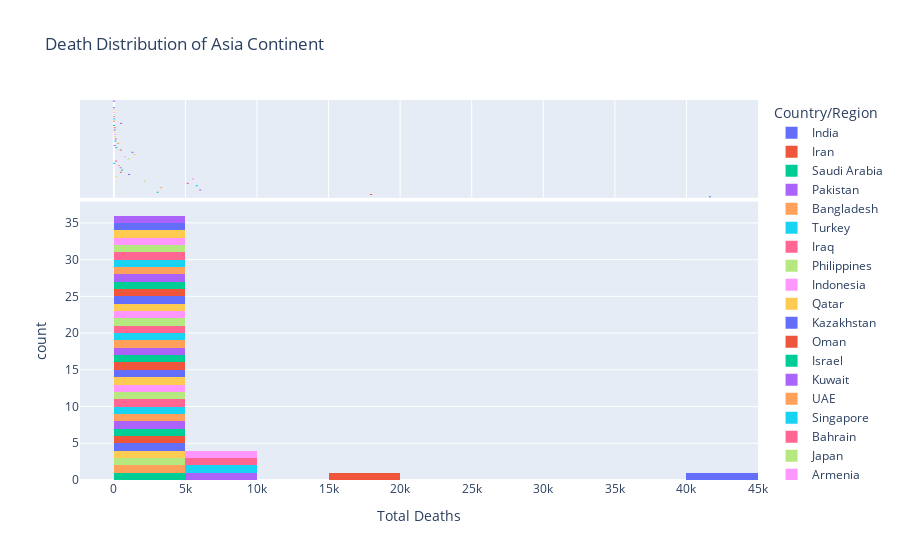

The notebook cell saved with this chart:
### Markdown cell above
### Below you can see we have plotted a hist plot of death across countries of Asian continent.

#### We can infer that the maximum death is around 40k-45k with count as 1 and of India, you can hover to see of other countries

### Code cell
# bins represent the number of bars to make
# Can define x label, color, title
# marginal creates another plot (violin, box, rug)

fig = px.histogram(worldometer_asia,x = 'TotalDeaths', nbins=20, 
                   labels={'value':'Total Deaths'},title='Death Distribution of Asia Continent', 
                   marginal='violin',
                   color='Country/Region')

fig.update_layout(
    xaxis_title_text='Total Deaths', showlegend=True
)

### Figure 1 — Plotly figure (JSON) as saved in the notebook; plotly's stock layout.template omitted (floating-point values rounded to 4 significant figures)
{"data": [{"alignmentgroup": "True", "bingroup": "x", "hovertemplate": "Country/Region=India<br>TotalDeaths=%{x}<br>count=%{y}<extra></extra>", "legendgroup": "India", "marker": {"color": "#636efa"}, "name": "India", "nbinsx": 20, "offsetgroup": "India", "orientation": "v", "showlegend": true, "type": "histogram", "x": [41640.0], "xaxis": "x", "yaxis": "y"}, {"alignmentgroup": "True", "hovertemplate": "Country/Region=India<br>TotalDeaths=%{x}<extra></extra>", "legendgroup": "India", "marker": {"color": "#636efa"}, "name": "India", "offsetgroup": "India", "scalegroup": "x", "showlegend": false, "type": "violin", "x": [41640.0], "xaxis": "x2", "yaxis": "y2"}, {"alignmentgroup": "True", "bingroup": "x", "hovertemplate": "Country/Region=Iran<br>TotalDeaths=%{x}<br>count=%{y}<extra></extra>", "legendgroup": "Iran", "marker": {"color": "#EF553B"}, "name": "Iran", "nbinsx": 20, "offsetgroup": "Iran", "orientation": "v", "showlegend": true, "type": "histogram", "x": [17980.0], "xaxis": "x", "yaxis": "y"}, {"alignmentgroup": "True", "hovertemplate": "Country/Region=Iran<br>TotalDeaths=%{x}<extra></extra>", "legendgroup": "Iran", "marker": {"color": "#EF553B"}, "name": "Iran", "offsetgroup": "Iran", "scalegroup": "x", "showlegend": false, "type": "violin", "x": [17980.0], "xaxis": "x2", "yaxis": "y2"}, {"alignmentgroup": "True", "bingroup": "x", "hovertemplate": "Country/Region=Saudi Arabia<br>TotalDeaths=%{x}<br>count=%{y}<extra></extra>", "legendgroup": "Saudi Arabia", "marker": {"color": "#00cc96"}, "name": "Saudi Arabia", "nbinsx": 20, "offsetgroup": "Saudi Arabia", "orientation": "v", "showlegend": true, "type": "histogram", "x": [3055.0], "xaxis": "x", "yaxis": "y"}, {"alignmentgroup": "True", "hovertemplate": "Country/Region=Saudi Arabia<br>TotalDeaths=%{x}<extra></extra>", "legendgroup": "Saudi Arabia", "marker": {"color": "#00cc96"}, "name": "Saudi Arabia", "offsetgroup": "Saudi Arabia", "scalegroup": "x", "showlegend": false, "type": "violin", "x": [3055.0], "xaxis": "x2", "yaxis": "y2"}, {"alignmentgroup": "True", "bingroup": "x", "hovertemplate": "Country/Region=Pakistan<br>TotalDeaths=%{x}<br>count=%{y}<extra></extra>", "legendgroup": "Pakistan", "marker": {"color": "#ab63fa"}, "name": "Pakistan", "nbinsx": 20, "offsetgroup": "Pakistan", "orientation": "v", "showlegend": true, "type": "histogram", "x": [6035.0], "xaxis": "x", "yaxis": "y"}, {"alignmentgroup": "True", "hovertemplate": "Country/Region=Pakistan<br>TotalDeaths=%{x}<extra></extra>", "legendgroup": "Pakistan", "marker": {"color": "#ab63fa"}, "name": "Pakistan", "offsetgroup": "Pakistan", "scalegroup": "x", "showlegend": false, "type": "violin", "x": [6035.0], "xaxis": "x2", "yaxis": "y2"}, {"alignmentgroup": "True", "bingroup": "x", "hovertemplate": "Country/Region=Bangladesh<br>TotalDeaths=%{x}<br>count=%{y}<extra></extra>", "legendgroup": "Bangladesh", "marker": {"color": "#FFA15A"}, "name": "Bangladesh", "nbinsx": 20, "offsetgroup": "Bangladesh", "orientation": "v", "showlegend": true, "type": "histogram", "x": [3306.0], "xaxis": "x", "yaxis": "y"}, {"alignmentgroup": "True", "hovertemplate": "Country/Region=Bangladesh<br>TotalDeaths=%{x}<extra></extra>", "legendgroup": "Bangladesh", "marker": {"color": "#FFA15A"}, "name": "Bangladesh", "offsetgroup": "Bangladesh", "scalegroup": "x", "showlegend": false, "type": "violin", "x": [3306.0], "xaxis": "x2", "yaxis": "y2"}, {"alignmentgroup": "True", "bingroup": "x", "hovertemplate": "Country/Region=Turkey<br>TotalDeaths=%{x}<br>count=%{y}<extra></extra>", "legendgroup": "Turkey", "marker": {"color": "#19d3f3"}, "name": "Turkey", "nbinsx": 20, "offsetgroup": "Turkey", "orientation": "v", "showlegend": true, "type": "histogram", "x": [5798.0], "xaxis": "x", "yaxis": "y"}, {"alignmentgroup": "True", "hovertemplate": "Country/Region=Turkey<br>TotalDeaths=%{x}<extra></extra>", "legendgroup": "Turkey", "marker": {"color": "#19d3f3"}, "name": "Turkey", "offsetgroup": "Turkey", "scalegroup": "x", "showlegend": false, "type": "violin", "x": [5798.0], "xaxis": "x2", "yaxis": "y2"}, {"alignmentgroup": "True", "bingroup": "x", "hovertemplate": "Country/Region=Iraq<br>TotalDeaths=%{x}<br>count=%{y}<extra></extra>", "legendgroup": "Iraq", "marker": {"color": "#FF6692"}, "name": "Iraq", "nbinsx": 20, "offsetgroup": "Iraq", "orientation": "v", "showlegend": true, "type": "histogram", "x": [5161.0], "xaxis": "x", "yaxis": "y"}, {"alignmentgroup": "True", "hovertemplate": "Country/Region=Iraq<br>TotalDeaths=%{x}<extra></extra>", "legendgroup": "Iraq", "marker": {"color": "#FF6692"}, "name": "Iraq", "offsetgroup": "Iraq", "scalegroup": "x", "showlegend": false, "type": "violin", "x": [5161.0], "xaxis": "x2", "yaxis": "y2"}, {"alignmentgroup": "True", "bingroup": "x", "hovertemplate": "Country/Region=Philippines<br>TotalDeaths=%{x}<br>count=%{y}<extra></extra>", "legendgroup": "Philippines", "marker": {"color": "#B6E880"}, "name": "Philippines", "nbinsx": 20, "offsetgroup": "Philippines", "orientation": "v", "showlegend": true, "type": "histogram", "x": [2150.0], "xaxis": "x", "yaxis": "y"}, {"alignmentgroup": "True", "hovertemplate": "Country/Region=Philippines<br>TotalDeaths=%{x}<extra></extra>", "legendgroup": "Philippines", "marker": {"color": "#B6E880"}, "name": "Philippines", "offsetgroup": "Philippines", "scalegroup": "x", "showlegend": false, "type": "violin", "x": [2150.0], "xaxis": "x2", "yaxis": "y2"}, {"alignmentgroup": "True", "bingroup": "x", "hovertemplate": "Country/Region=Indonesia<br>TotalDeaths=%{x}<br>count=%{y}<extra></extra>", "legendgroup": "Indonesia", "marker": {"color": "#FF97FF"}, "name": "Indonesia", "nbinsx": 20, "offsetgroup": "Indonesia", "orientation": "v", "showlegend": true, "type": "histogram", "x": [5521.0], "xaxis": "x", "yaxis": "y"}, {"alignmentgroup": "True", "hovertemplate": "Country/Region=Indonesia<br>TotalDeaths=%{x}<extra></extra>", "legendgroup": "Indonesia", "marker": {"color": "#FF97FF"}, "name": "Indonesia", "offsetgroup": "Indonesia", "scalegroup": "x", "showlegend": false, "type": "violin", "x": [5521.0], "xaxis": "x2", "yaxis": "y2"}, {"alignmentgroup": "True", "bingroup": "x", "hovertemplate": "Country/Region=Qatar<br>TotalDeaths=%{x}<br>count=%{y}<extra></extra>", "legendgroup": "Qatar", "marker": {"color": "#FECB52"}, "name": "Qatar", "nbinsx": 20, "offsetgroup": "Qatar", "orientation": "v", "showlegend": true, "type": "histogram", "x": [178.0], "xaxis": "x", "yaxis": "y"}, {"alignmentgroup": "True", "hovertemplate": "Country/Region=Qatar<br>TotalDeaths=%{x}<extra></extra>", "legendgroup": "Qatar", "marker": {"color": "#FECB52"}, "name": "Qatar", "offsetgroup": "Qatar", "scalegroup": "x", "showlegend": false, "type": "violin", "x": [178.0], "xaxis": "x2", "yaxis": "y2"}, {"alignmentgroup": "True", "bingroup": "x", "hovertemplate": "Country/Region=Kazakhstan<br>TotalDeaths=%{x}<br>count=%{y}<extra></extra>", "legendgroup": "Kazakhstan", "marker": {"color": "#636efa"}, "name": "Kazakhstan", "nbinsx": 20, "offsetgroup": "Kazakhstan", "orientation": "v", "showlegend": true, "type": "histogram", "x": [1058.0], "xaxis": "x", "yaxis": "y"}, {"alignmentgroup": "True", "hovertemplate": "Country/Region=Kazakhstan<br>TotalDeaths=%{x}<extra></extra>", "legendgroup": "Kazakhstan", "marker": {"color": "#636efa"}, "name": "Kazakhstan", "offsetgroup": "Kazakhstan", "scalegroup": "x", "showlegend": false, "type": "violin", "x": [1058.0], "xaxis": "x2", "yaxis": "y2"}, {"alignmentgroup": "True", "bingroup": "x", "hovertemplate": "Country/Region=Oman<br>TotalDeaths=%{x}<br>count=%{y}<extra></extra>", "legendgroup": "Oman", "marker": {"color": "#EF553B"}, "name": "Oman", "nbinsx": 20, "offsetgroup": "Oman", "orientation": "v", "showlegend": true, "type": "histogram", "x": [492.0], "xaxis": "x", "yaxis": "y"}, {"alignmentgroup": "True", "hovertemplate": "Country/Region=Oman<br>TotalDeaths=%{x}<extra></extra>", "legendgroup": "Oman", "marker": {"color": "#EF553B"}, "name": "Oman", "offsetgroup": "Oman", "scalegroup": "x", "showlegend": false, "type": "violin", "x": [492.0], "xaxis": "x2", "yaxis": "y2"}, {"alignmentgroup": "True", "bingroup": "x", "hovertemplate": "Country/Region=Israel<br>TotalDeaths=%{x}<br>count=%{y}<extra></extra>", "legendgroup": "Israel", "marker": {"color": "#00cc96"}, "name": "Israel", "nbinsx": 20, "offsetgroup": "Israel", "orientation": "v", "showlegend": true, "type": "histogram", "x": [576.0], "xaxis": "x", "yaxis": "y"}, {"alignmentgroup": "True", "hovertemplate": "Country/Region=Israel<br>TotalDeaths=%{x}<extra></extra>", "legendgroup": "Israel", "marker": {"color": "#00cc96"}, "name": "Israel", "offsetgroup": "Israel", "scalegroup": "x", "showlegend": false, "type": "violin", "x": [576.0], "xaxis": "x2", "yaxis": "y2"}, {"alignmentgroup": "True", "bingroup": "x", "hovertemplate": "Country/Region=Kuwait<br>TotalDeaths=%{x}<br>count=%{y}<extra></extra>", "legendgroup": "Kuwait", "marker": {"color": "#ab63fa"}, "name": "Kuwait", "nbinsx": 20, "offsetgroup": "Kuwait", "orientation": "v", "showlegend": true, "type": "histogram", "x": [469.0], "xaxis": "x", "yaxis": "y"}, {"alignmentgroup": "True", "hovertemplate": "Country/Region=Kuwait<br>TotalDeaths=%{x}<extra></extra>", "legendgroup": "Kuwait", "marker": {"color": "#ab63fa"}, "name": "Kuwait", "offsetgroup": "Kuwait", "scalegroup": "x", "showlegend": false, "type": "violin", "x": [469.0], "xaxis": "x2", "yaxis": "y2"}, {"alignmentgroup": "True", "bingroup": "x", "hovertemplate": "Country/Region=UAE<br>TotalDeaths=%{x}<br>count=%{y}<extra></extra>", "legendgroup": "UAE", "marker": {"color": "#FFA15A"}, "name": "UAE", "nbinsx": 20, "offsetgroup": "UAE", "orientation": "v", "showlegend": true, "type": "histogram", "x": [354.0], "xaxis": "x", "yaxis": "y"}, {"alignmentgroup": "True", "hovertemplate": "Country/Region=UAE<br>TotalDeaths=%{x}<extra></extra>", "legendgroup": "UAE", "marker": {"color": "#FFA15A"}, "name": "UAE", "offsetgroup": "UAE", "scalegroup": "x", "showlegend": false, "type": "violin", "x": [354.0], "xaxis": "x2", "yaxis": "y2"}, {"alignmentgroup": "True", "bingroup": "x", "hovertemplate": "Country/Region=Singapore<br>TotalDeaths=%{x}<br>count=%{y}<extra></extra>", "legendgroup": "Singapore", "marker": {"color": "#19d3f3"}, "name": "Singapore", "nbinsx": 20, "offsetgroup": "Singapore", "orientation": "v", "showlegend": true, "type": "histogram", "x": [27.0], "xaxis": "x", "yaxis": "y"}, {"alignmentgroup": "True", "hovertemplate": "Country/Region=Singapore<br>TotalDeaths=%{x}<extra></extra>", "legendgroup": "Singapore", "marker": {"color": "#19d3f3"}, "name": "Singapore", "offsetgroup": "Singapore", "scalegroup": "x", "showlegend": false, "type": "violin", "x": [27.0], "xaxis": "x2", "yaxis": "y2"}, {"alignmentgroup": "True", "bingroup": "x", "hovertemplate": "Country/Region=Bahrain<br>TotalDeaths=%{x}<br>count=%{y}<extra></extra>", "legendgroup": "Bahrain", "marker": {"color": "#FF6692"}, "name": "Bahrain", "nbinsx": 20, "offsetgroup": "Bahrain", "orientation": "v", "showlegend": true, "type": "histogram", "x": [156.0], "xaxis": "x", "yaxis": "y"}, {"alignmentgroup": "True", "hovertemplate": "Country/Region=Bahrain<br>TotalDeaths=%{x}<extra></extra>", "legendgroup": "Bahrain", "marker": {"color": "#FF6692"}, "name": "Bahrain", "offsetgroup": "Bahrain", "scalegroup": "x", "showlegend": false, "type": "violin", "x": [156.0], "xaxis": "x2", "yaxis": "y2"}, {"alignmentgroup": "True", "bingroup": "x", "hovertemplate": "Country/Region=Japan<br>TotalDeaths=%{x}<br>count=%{y}<extra></extra>", "legendgroup": "Japan", "marker": {"color": "#B6E880"}, "name": "Japan", "nbinsx": 20, "offsetgroup": "Japan", "orientation": "v", "showlegend": true, "type": "histogram", "x": [1026.0], "xaxis": "x", "yaxis": "y"}, {"alignmentgroup": "True", "hovertemplate": "Country/Region=Japan<br>TotalDeaths=%{x}<extra></extra>", "legendgroup": "Japan", "marker": {"color": "#B6E880"}, "name": "Japan", "offsetgroup": "Japan", "scalegroup": "x", "showlegend": false, "type": "violin", "x": [1026.0], "xaxis": "x2", "yaxis": "y2"}, {"alignmentgroup": "True", "bingroup": "x", "hovertemplate": "Country/Region=Armenia<br>TotalDeaths=%{x}<br>count=%{y}<extra></extra>", "legendgroup": "Armenia", "marker": {"color": "#FF97FF"}, "name": "Armenia", "nbinsx": 20, "offsetgroup": "Armenia", "orientation": "v", "showlegend": true, "type": "histogram", "x": [772.0], "xaxis": "x", "yaxis": "y"}, {"alignmentgroup": "True", "hovertemplate": "Country/Region=Armenia<br>TotalDeaths=%{x}<extra></extra>", "legendgroup": "Armenia", "marker": {"color": "#FF97FF"}, "name": "Armenia", "offsetgroup": "Armenia", "scalegroup": "x", "showlegend": false, "type": "violin", "x": [772.0], "xaxis": "x2", "yaxis": "y2"}, {"alignmentgroup": "True", "bingroup": "x", "hovertemplate": "Country/Region=Kyrgyzstan<br>TotalDeaths=%{x}<br>count=%{y}<extra></extra>", "legendgroup": "Kyrgyzstan", "marker": {"color": "#FECB52"}, "name": "Kyrgyzstan", "nbinsx": 20, "offsetgroup": "Kyrgyzstan", "orientation": "v", "showlegend": true, "type": "histogram", "x": [1447.0], "xaxis": "x", "yaxis": "y"}, {"alignmentgroup": "True", "hovertemplate": "Country/Region=Kyrgyzstan<br>TotalDeaths=%{x}<extra></extra>", "legendgroup": "Kyrgyzstan", "marker": {"color": "#FECB52"}, "name": "Kyrgyzstan", "offsetgroup": "Kyrgyzstan", "scalegroup": "x", "showlegend": false, "type": "violin", "x": [1447.0], "xaxis": "x2", "yaxis": "y2"}, {"alignmentgroup": "True", "bingroup": "x", "hovertemplate": "Country/Region=Afghanistan<br>TotalDeaths=%{x}<br>count=%{y}<extra></extra>", "legendgroup": "Afghanistan", "marker": {"color": "#636efa"}, "name": "Afghanistan", "nbinsx": 20, "offsetgroup": "Afghanistan", "orientation": "v", "showlegend": true, "type": "histogram", "x": [1298.0], "xaxis": "x", "yaxis": "y"}, {"alignmentgroup": "True", "hovertemplate": "Country/Region=Afghanistan<br>TotalDeaths=%{x}<extra></extra>", "legendgroup": "Afghanistan", "marker": {"color": "#636efa"}, "name": "Afghanistan", "offsetgroup": "Afghanistan", "scalegroup": "x", "showlegend": false, "type": "violin", "x": [1298.0], "xaxis": "x2", "yaxis": "y2"}, {"alignmentgroup": "True", "bingroup": "x", "hovertemplate": "Country/Region=Azerbaijan<br>TotalDeaths=%{x}<br>count=%{y}<extra></extra>", "legendgroup": "Azerbaijan", "marker": {"color": "#EF553B"}, "name": "Azerbaijan", "nbinsx": 20, "offsetgroup": "Azerbaijan", "orientation": "v", "showlegend": true, "type": "histogram", "x": [479.0], "xaxis": "x", "yaxis": "y"}, {"alignmentgroup": "True", "hovertemplate": "Country/Region=Azerbaijan<br>TotalDeaths=%{x}<extra></extra>", "legendgroup": "Azerbaijan", "marker": {"color": "#EF553B"}, "name": "Azerbaijan", "offsetgroup": "Azerbaijan", "scalegroup": "x", "showlegend": false, "type": "violin", "x": [479.0], "xaxis": "x2", "yaxis": "y2"}, {"alignmentgroup": "True", "bingroup": "x", "hovertemplate": "Country/Region=Uzbekistan<br>TotalDeaths=%{x}<br>count=%{y}<extra></extra>", "legendgroup": "Uzbekistan", "marker": {"color": "#00cc96"}, "name": "Uzbekistan", "nbinsx": 20, "offsetgroup": "Uzbekistan", "orientation": "v", "showlegend": true, "type": "histogram", "x": [175.0], "xaxis": "x", "yaxis": "y"}, {"alignmentgroup": "True", "hovertemplate": "Country/Region=Uzbekistan<br>TotalDeaths=%{x}<extra></extra>", "legendgroup": "Uzbekistan", "marker": {"color": "#00cc96"}, "name": "Uzbekistan", "offsetgroup": "Uzbekistan", "scalegroup": "x", "showlegend": false, "type": "violin", "x": [175.0], "xaxis": "x2", "yaxis": "y2"}, {"alignmentgroup": "True", "bingroup": "x", "hovertemplate": "Country/Region=Nepal<br>TotalDeaths=%{x}<br>count=%{y}<extra></extra>", "legendgroup": "Nepal", "marker": {"color": "#ab63fa"}, "name": "Nepal", "nbinsx": 20, "offsetgroup": "Nepal", "orientation": "v", "showlegend": true, "type": "histogram", "x": [65.0], "xaxis": "x", "yaxis": "y"}, {"alignmentgroup": "True", "hovertemplate": "Country/Region=Nepal<br>TotalDeaths=%{x}<extra></extra>", "legendgroup": "Nepal", "marker": {"color": "#ab63fa"}, "name": "Nepal", "offsetgroup": "Nepal", "scalegroup": "x", "showlegend": false, "type": "violin", "x": [65.0], "xaxis": "x2", "yaxis": "y2"}, {"alignmentgroup": "True", "bingroup": "x", "hovertemplate": "Country/Region=S. Korea<br>TotalDeaths=%{x}<br>count=%{y}<extra></extra>", "legendgroup": "S. Korea", "marker": {"color": "#FFA15A"}, "name": "S. Korea", "nbinsx": 20, "offsetgroup": "S. Korea", "orientation": "v", "showlegend": true, "type": "histogram", "x": [303.0], "xaxis": "x", "yaxis": "y"}, {"alignmentgroup": "True", "hovertemplate": "Country/Region=S. Korea<br>TotalDeaths=%{x}<extra></extra>", "legendgroup": "S. Korea", "marker": {"color": "#FFA15A"}, "name": "S. Korea", "offsetgroup": "S. Korea", "scalegroup": "x", "showlegend": false, "type": "violin", "x": [303.0], "xaxis": "x2", "yaxis": "y2"}, {"alignmentgroup": "True", "bingroup": "x", "hovertemplate": "Country/Region=Palestine<br>TotalDeaths=%{x}<br>count=%{y}<extra></extra>", "legendgroup": "Palestine", "marker": {"color": "#19d3f3"}, "name": "Palestine", "nbinsx": 20, "offsetgroup": "Palestine", "orientation": "v", "showlegend": true, "type": "histogram", "x": [92.0], "xaxis": "x", "yaxis": "y"}, {"alignmentgroup": "True", "hovertemplate": "Country/Region=Palestine<br>TotalDeaths=%{x}<extra></extra>", "legendgroup": "Palestine", "marker": {"color": "#19d3f3"}, "name": "Palestine", "offsetgroup": "Palestine", "scalegroup": "x", "showlegend": false, "type": "violin", "x": [92.0], "xaxis": "x2", "yaxis": "y2"}, {"alignmentgroup": "True", "bingroup": "x", "hovertemplate": "Country/Region=Malaysia<br>TotalDeaths=%{x}<br>count=%{y}<extra></extra>", "legendgroup": "Malaysia", "marker": {"color": "#FF6692"}, "name": "Malaysia", "nbinsx": 20, "offsetgroup": "Malaysia", "orientation": "v", "showlegend": true, "type": "histogram", "x": [125.0], "xaxis": "x", "yaxis": "y"}, {"alignmentgroup": "True", "hovertemplate": "Country/Region=Malaysia<br>TotalDeaths=%{x}<extra></extra>", "legendgroup": "Malaysia", "marker": {"color": "#FF6692"}, "name": "Malaysia", "offsetgroup": "Malaysia", "scalegroup": "x", "showlegend": false, "type": "violin", "x": [125.0], "xaxis": "x2", "yaxis": "y2"}, {"alignmentgroup": "True", "bingroup": "x", "hovertemplate": "Country/Region=Tajikistan<br>TotalDeaths=%{x}<br>count=%{y}<extra></extra>", "legendgroup": "Tajikistan", "marker": {"color": "#B6E880"}, "name": "Tajikistan", "nbinsx": 20, "offsetgroup": "Tajikistan", "orientation": "v", "showlegend": true, "type": "histogram", "x": [62.0], "xaxis": "x", "yaxis": "y"}, {"alignmentgroup": "True", "hovertemplate": "Country/Region=Tajikistan<br>TotalDeaths=%{x}<extra></extra>", "legendgroup": "Tajikistan", "marker": {"color": "#B6E880"}, "name": "Tajikistan", "offsetgroup": "Tajikistan", "scalegroup": "x", "showlegend": false, "type": "violin", "x": [62.0], "xaxis": "x2", "yaxis": "y2"}, {"alignmentgroup": "True", "bingroup": "x", "hovertemplate": "Country/Region=Lebanon<br>TotalDeaths=%{x}<br>count=%{y}<extra></extra>", "legendgroup": "Lebanon", "marker": {"color": "#FF97FF"}, "name": "Lebanon", "nbinsx": 20, "offsetgroup": "Lebanon", "orientation": "v", "showlegend": true, "type": "histogram", "x": [70.0], "xaxis": "x", "yaxis": "y"}, {"alignmentgroup": "True", "hovertemplate": "Country/Region=Lebanon<br>TotalDeaths=%{x}<extra></extra>", "legendgroup": "Lebanon", "marker": {"color": "#FF97FF"}, "name": "Lebanon", "offsetgroup": "Lebanon", "scalegroup": "x", "showlegend": false, "type": "violin", "x": [70.0], "xaxis": "x2", "yaxis": "y2"}, {"alignmentgroup": "True", "bingroup": "x", "hovertemplate": "Country/Region=Maldives<br>TotalDeaths=%{x}<br>count=%{y}<extra></extra>", "legendgroup": "Maldives", "marker": {"color": "#FECB52"}, "name": "Maldives", "nbinsx": 20, "offsetgroup": "Maldives", "orientation": "v", "showlegend": true, "type": "histogram", "x": [19.0], "xaxis": "x", "yaxis": "y"}, {"alignmentgroup": "True", "hovertemplate": "Country/Region=Maldives<br>TotalDeaths=%{x}<extra></extra>", "legendgroup": "Maldives", "marker": {"color": "#FECB52"}, "name": "Maldives", "offsetgroup": "Maldives", "scalegroup": "x", "showlegend": false, "type": "violin", "x": [19.0], "xaxis": "x2", "yaxis": "y2"}, {"alignmentgroup": "True", "bingroup": "x", "hovertemplate": "Country/Region=Hong Kong<br>TotalDeaths=%{x}<br>count=%{y}<extra></extra>", "legendgroup": "Hong Kong", "marker": {"color": "#636efa"}, "name": "Hong Kong", "nbinsx": 20, "offsetgroup": "Hong Kong", "orientation": "v", "showlegend": true, "type": "histogram", "x": [46.0], "xaxis": "x", "yaxis": "y"}, {"alignmentgroup": "True", "hovertemplate": "Country/Region=Hong Kong<br>TotalDeaths=%{x}<extra></extra>", "legendgroup": "Hong Kong", "marker": {"color": "#636efa"}, "name": "Hong Kong", "offsetgroup": "Hong Kong", "scalegroup": "x", "showlegend": false, "type": "violin", "x": [46.0], "xaxis": "x2", "yaxis": "y2"}, {"alignmentgroup": "True", "bingroup": "x", "hovertemplate": "Country/Region=Thailand<br>TotalDeaths=%{x}<br>count=%{y}<extra></extra>", "legendgroup": "Thailand", "marker": {"color": "#EF553B"}, "name": "Thailand", "nbinsx": 20, "offsetgroup": "Thailand", "orientation": "v", "showlegend": true, "type": "histogram", "x": [58.0], "xaxis": "x", "yaxis": "y"}, {"alignmentgroup": "True", "hovertemplate": "Country/Region=Thailand<br>TotalDeaths=%{x}<extra></extra>", "legendgroup": "Thailand", "marker": {"color": "#EF553B"}, "name": "Thailand", "offsetgroup": "Thailand", "scalegroup": "x", "showlegend": false, "type": "violin", "x": [58.0], "xaxis": "x2", "yaxis": "y2"}, {"alignmentgroup": "True", "bingroup": "x", "hovertemplate": "Country/Region=Sri Lanka<br>TotalDeaths=%{x}<br>count=%{y}<extra></extra>", "legendgroup": "Sri Lanka", "marker": {"color": "#00cc96"}, "name": "Sri Lanka", "nbinsx": 20, "offsetgroup": "Sri Lanka", "orientation": "v", "showlegend": true, "type": "histogram", "x": [11.0], "xaxis": "x", "yaxis": "y"}, {"alignmentgroup": "True", "hovertemplate": "Country/Region=Sri Lanka<br>TotalDeaths=%{x}<extra></extra>", "legendgroup": "Sri Lanka", "marker": {"color": "#00cc96"}, "name": "Sri Lanka", "offsetgroup": "Sri Lanka", "scalegroup": "x", "showlegend": false, "type": "violin", "x": [11.0], "xaxis": "x2", "yaxis": "y2"}, {"alignmentgroup": "True", "bingroup": "x", "hovertemplate": "Country/Region=Yemen<br>TotalDeaths=%{x}<br>count=%{y}<extra></extra>", "legendgroup": "Yemen", "marker": {"color": "#ab63fa"}, "name": "Yemen", "nbinsx": 20, "offsetgroup": "Yemen", "orientation": "v", "showlegend": true, "type": "histogram", "x": [508.0], "xaxis": "x", "yaxis": "y"}, {"alignmentgroup": "True", "hovertemplate": "Country/Region=Yemen<br>TotalDeaths=%{x}<extra></extra>", "legendgroup": "Yemen", "marker": {"color": "#ab63fa"}, "name": "Yemen", "offsetgroup": "Yemen", "scalegroup": "x", "showlegend": false, "type": "violin", "x": [508.0], "xaxis": "x2", "yaxis": "y2"}, {"alignmentgroup": "True", "bingroup": "x", "hovertemplate": "Country/Region=Jordan<br>TotalDeaths=%{x}<br>count=%{y}<extra></extra>", "legendgroup": "Jordan", "marker": {"color": "#FFA15A"}, "name": "Jordan", "nbinsx": 20, "offsetgroup": "Jordan", "orientation": "v", "showlegend": true, "type": "histogram", "x": [11.0], "xaxis": "x", "yaxis": "y"}, {"alignmentgroup": "True", "hovertemplate": "Country/Region=Jordan<br>TotalDeaths=%{x}<extra></extra>", "legendgroup": "Jordan", "marker": {"color": "#FFA15A"}, "name": "Jordan", "offsetgroup": "Jordan", "scalegroup": "x", "showlegend": false, "type": "violin", "x": [11.0], "xaxis": "x2", "yaxis": "y2"}, {"alignmentgroup": "True", "bingroup": "x", "hovertemplate": "Country/Region=Cyprus<br>TotalDeaths=%{x}<br>count=%{y}<extra></extra>", "legendgroup": "Cyprus", "marker": {"color": "#19d3f3"}, "name": "Cyprus", "nbinsx": 20, "offsetgroup": "Cyprus", "orientation": "v", "showlegend": true, "type": "histogram", "x": [19.0], "xaxis": "x", "yaxis": "y"}, {"alignmentgroup": "True", "hovertemplate": "Country/Region=Cyprus<br>TotalDeaths=%{x}<extra></extra>", "legendgroup": "Cyprus", "marker": {"color": "#19d3f3"}, "name": "Cyprus", "offsetgroup": "Cyprus", "scalegroup": "x", "showlegend": false, "type": "violin", "x": [19.0], "xaxis": "x2", "yaxis": "y2"}, {"alignmentgroup": "True", "bingroup": "x", "hovertemplate": "Country/Region=Georgia<br>TotalDeaths=%{x}<br>count=%{y}<extra></extra>", "legendgroup": "Georgia", "marker": {"color": "#FF6692"}, "name": "Georgia", "nbinsx": 20, "offsetgroup": "Georgia", "orientation": "v", "showlegend": true, "type": "histogram", "x": [17.0], "xaxis": "x", "yaxis": "y"}, {"alignmentgroup": "True", "hovertemplate": "Country/Region=Georgia<br>TotalDeaths=%{x}<extra></extra>", "legendgroup": "Georgia", "marker": {"color": "#FF6692"}, "name": "Georgia", "offsetgroup": "Georgia", "scalegroup": "x", "showlegend": false, "type": "violin", "x": [17.0], "xaxis": "x2", "yaxis": "y2"}, {"alignmentgroup": "True", "bingroup": "x", "hovertemplate": "Country/Region=Syria<br>TotalDeaths=%{x}<br>count=%{y}<extra></extra>", "legendgroup": "Syria", "marker": {"color": "#B6E880"}, "name": "Syria", "nbinsx": 20, "offsetgroup": "Syria", "orientation": "v", "showlegend": true, "type": "histogram", "x": [48.0], "xaxis": "x", "yaxis": "y"}, {"alignmentgroup": "True", "hovertemplate": "Country/Region=Syria<br>TotalDeaths=%{x}<extra></extra>", "legendgroup": "Syria", "marker": {"color": "#B6E880"}, "name": "Syria", "offsetgroup": "Syria", "scalegroup": "x", "showlegend": false, "type": "violin", "x": [48.0], "xaxis": "x2", "yaxis": "y2"}, {"alignmentgroup": "True", "bingroup": "x", "hovertemplate": "Country/Region=Vietnam<br>TotalDeaths=%{x}<br>count=%{y}<extra></extra>", "legendgroup": "Vietnam", "marker": {"color": "#FF97FF"}, "name": "Vietnam", "nbinsx": 20, "offsetgroup": "Vietnam", "orientation": "v", "showlegend": true, "type": "histogram", "x": [10.0], "xaxis": "x", "yaxis": "y"}, {"alignmentgroup": "True", "hovertemplate": "Country/Region=Vietnam<br>TotalDeaths=%{x}<extra></extra>", "legendgroup": "Vietnam", "marker": {"color": "#FF97FF"}, "name": "Vietnam", "offsetgroup": "Vietnam", "scalegroup": "x", "showlegend": false, "type": "violin", "x": [10.0], "xaxis": "x2", "yaxis": "y2"}, {"alignmentgroup": "True", "bingroup": "x", "hovertemplate": "Country/Region=Taiwan<br>TotalDeaths=%{x}<br>count=%{y}<extra></extra>", "legendgroup": "Taiwan", "marker": {"color": "#FECB52"}, "name": "Taiwan", "nbinsx": 20, "offsetgroup": "Taiwan", "orientation": "v", "showlegend": true, "type": "histogram", "x": [7.0], "xaxis": "x", "yaxis": "y"}, {"alignmentgroup": "True", "hovertemplate": "Country/Region=Taiwan<br>TotalDeaths=%{x}<extra></extra>", "legendgroup": "Taiwan", "marker": {"color": "#FECB52"}, "name": "Taiwan", "offsetgroup": "Taiwan", "scalegroup": "x", "showlegend": false, "type": "violin", "x": [7.0], "xaxis": "x2", "yaxis": "y2"}, {"alignmentgroup": "True", "bingroup": "x", "hovertemplate": "Country/Region=Myanmar<br>TotalDeaths=%{x}<br>count=%{y}<extra></extra>", "legendgroup": "Myanmar", "marker": {"color": "#636efa"}, "name": "Myanmar", "nbinsx": 20, "offsetgroup": "Myanmar", "orientation": "v", "showlegend": true, "type": "histogram", "x": [6.0], "xaxis": "x", "yaxis": "y"}, {"alignmentgroup": "True", "hovertemplate": "Country/Region=Myanmar<br>TotalDeaths=%{x}<extra></extra>", "legendgroup": "Myanmar", "marker": {"color": "#636efa"}, "name": "Myanmar", "offsetgroup": "Myanmar", "scalegroup": "x", "showlegend": false, "type": "violin", "x": [6.0], "xaxis": "x2", "yaxis": "y2"}, {"alignmentgroup": "True", "bingroup": "x", "hovertemplate": "Country/Region=Mongolia<br>TotalDeaths=%{x}<br>count=%{y}<extra></extra>", "legendgroup": "Mongolia", "marker": {"color": "#EF553B"}, "name": "Mongolia", "nbinsx": 20, "offsetgroup": "Mongolia", "orientation": "v", "showlegend": true, "type": "histogram", "x": [null], "xaxis": "x", "yaxis": "y"}, {"alignmentgroup": "True", "hovertemplate": "Country/Region=Mongolia<br>TotalDeaths=%{x}<extra></extra>", "legendgroup": "Mongolia", "marker": {"color": "#EF553B"}, "name": "Mongolia", "offsetgroup": "Mongolia", "scalegroup": "x", "showlegend": false, "type": "violin", "x": [null], "xaxis": "x2", "yaxis": "y2"}, {"alignmentgroup": "True", "bingroup": "x", "hovertemplate": "Country/Region=Cambodia<br>TotalDeaths=%{x}<br>count=%{y}<extra></extra>", "legendgroup": "Cambodia", "marker": {"color": "#00cc96"}, "name": "Cambodia", "nbinsx": 20, "offsetgroup": "Cambodia", "orientation": "v", "showlegend": true, "type": "histogram", "x": [null], "xaxis": "x", "yaxis": "y"}, {"alignmentgroup": "True", "hovertemplate": "Country/Region=Cambodia<br>TotalDeaths=%{x}<extra></extra>", "legendgroup": "Cambodia", "marker": {"color": "#00cc96"}, "name": "Cambodia", "offsetgroup": "Cambodia", "scalegroup": "x", "showlegend": false, "type": "violin", "x": [null], "xaxis": "x2", "yaxis": "y2"}, {"alignmentgroup": "True", "bingroup": "x", "hovertemplate": "Country/Region=Brunei <br>TotalDeaths=%{x}<br>count=%{y}<extra></extra>", "legendgroup": "Brunei ", "marker": {"color": "#ab63fa"}, "name": "Brunei ", "nbinsx": 20, "offsetgroup": "Brunei ", "orientation": "v", "showlegend": true, "type": "histogram", "x": [3.0], "xaxis": "x", "yaxis": "y"}, {"alignmentgroup": "True", "hovertemplate": "Country/Region=Brunei <br>TotalDeaths=%{x}<extra></extra>", "legendgroup": "Brunei ", "marker": {"color": "#ab63fa"}, "name": "Brunei ", "offsetgroup": "Brunei ", "scalegroup": "x", "showlegend": false, "type": "violin", "x": [3.0], "xaxis": "x2", "yaxis": "y2"}, {"alignmentgroup": "True", "bingroup": "x", "hovertemplate": "Country/Region=Bhutan<br>TotalDeaths=%{x}<br>count=%{y}<extra></extra>", "legendgroup": "Bhutan", "marker": {"color": "#FFA15A"}, "name": "Bhutan", "nbinsx": 20, "offsetgroup": "Bhutan", "orientation": "v", "showlegend": true, "type": "histogram", "x": [null], "xaxis": "x", "yaxis": "y"}, {"alignmentgroup": "True", "hovertemplate": "Country/Region=Bhutan<br>TotalDeaths=%{x}<extra></extra>", "legendgroup": "Bhutan", "marker": {"color": "#FFA15A"}, "name": "Bhutan", "offsetgroup": "Bhutan", "scalegroup": "x", "showlegend": false, "type": "violin", "x": [null], "xaxis": "x2", "yaxis": "y2"}, {"alignmentgroup": "True", "bingroup": "x", "hovertemplate": "Country/Region=Macao<br>TotalDeaths=%{x}<br>count=%{y}<extra></extra>", "legendgroup": "Macao", "marker": {"color": "#19d3f3"}, "name": "Macao", "nbinsx": 20, "offsetgroup": "Macao", "orientation": "v", "showlegend": true, "type": "histogram", "x": [null], "xaxis": "x", "yaxis": "y"}, {"alignmentgroup": "True", "hovertemplate": "Country/Region=Macao<br>TotalDeaths=%{x}<extra></extra>", "legendgroup": "Macao", "marker": {"color": "#19d3f3"}, "name": "Macao", "offsetgroup": "Macao", "scalegroup": "x", "showlegend": false, "type": "violin", "x": [null], "xaxis": "x2", "yaxis": "y2"}, {"alignmentgroup": "True", "bingroup": "x", "hovertemplate": "Country/Region=Timor-Leste<br>TotalDeaths=%{x}<br>count=%{y}<extra></extra>", "legendgroup": "Timor-Leste", "marker": {"color": "#FF6692"}, "name": "Timor-Leste", "nbinsx": 20, "offsetgroup": "Timor-Leste", "orientation": "v", "showlegend": true, "type": "histogram", "x": [null], "xaxis": "x", "yaxis": "y"}, {"alignmentgroup": "True", "hovertemplate": "Country/Region=Timor-Leste<br>TotalDeaths=%{x}<extra></extra>", "legendgroup": "Timor-Leste", "marker": {"color": "#FF6692"}, "name": "Timor-Leste", "offsetgroup": "Timor-Leste", "scalegroup": "x", "showlegend": false, "type": "violin", "x": [null], "xaxis": "x2", "yaxis": "y2"}, {"alignmentgroup": "True", "bingroup": "x", "hovertemplate": "Country/Region=Laos<br>TotalDeaths=%{x}<br>count=%{y}<extra></extra>", "legendgroup": "Laos", "marker": {"color": "#B6E880"}, "name": "Laos", "nbinsx": 20, "offsetgroup": "Laos", "orientation": "v", "showlegend": true, "type": "histogram", "x": [null], "xaxis": "x", "yaxis": "y"}, {"alignmentgroup": "True", "hovertemplate": "Country/Region=Laos<br>TotalDeaths=%{x}<extra></extra>", "legendgroup": "Laos", "marker": {"color": "#B6E880"}, "name": "Laos", "offsetgroup": "Laos", "scalegroup": "x", "showlegend": false, "type": "violin", "x": [null], "xaxis": "x2", "yaxis": "y2"}], "layout": {"barmode": "relative", "legend": {"title": {"text": "Country/Region"}, "tracegroupgap": 0}, "showlegend": true, "title": {"text": "Death Distribution of Asia Continent"}, "xaxis": {"anchor": "y", "domain": [0.0, 1.0], "title": {"text": "Total Deaths"}}, "xaxis2": {"anchor": "y2", "domain": [0.0, 1.0], "matches": "x", "showgrid": true, "showticklabels": false}, "yaxis": {"anchor": "x", "domain": [0.0, 0.7326], "title": {"text": "count"}}, "yaxis2": {"anchor": "x2", "domain": [0.7426, 1.0], "matches": "y2", "showgrid": false, "showline": false, "showticklabels": false, "ticks": ""}}}
